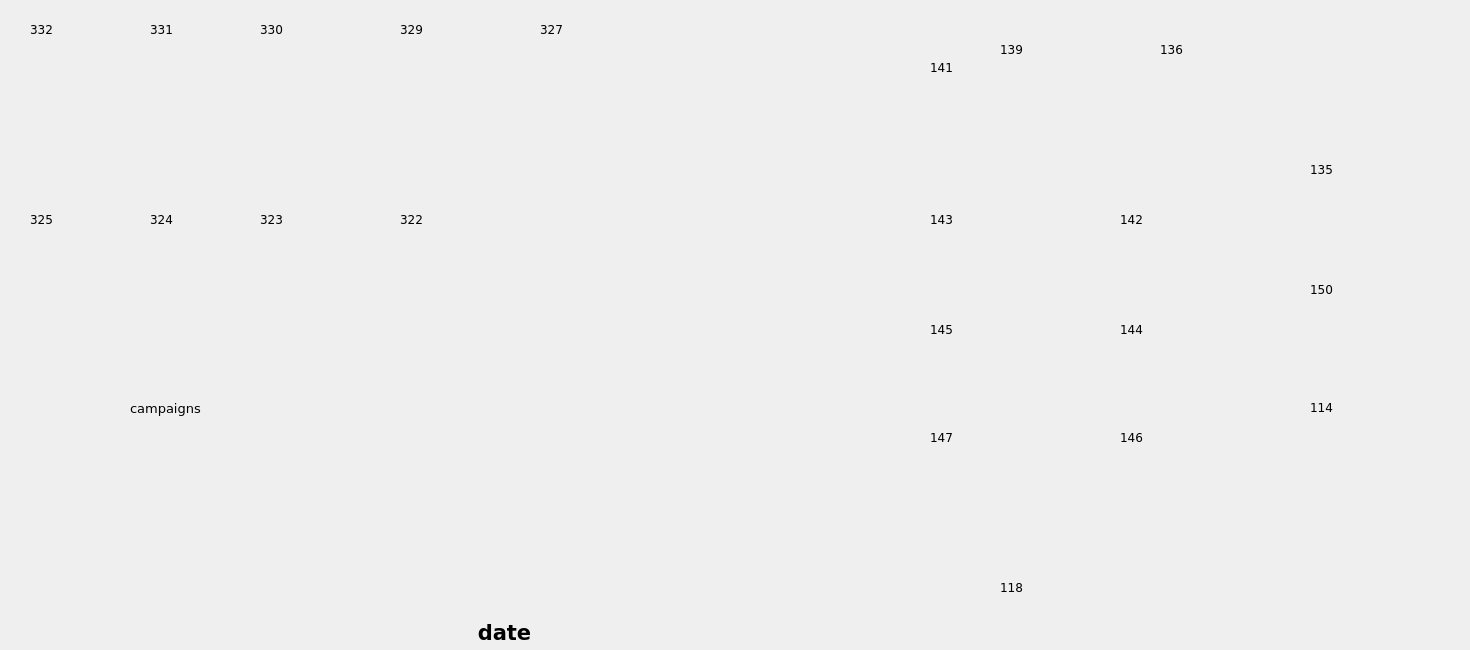
<?xml version="1.0" encoding="UTF-8"?>
<ui version="4.0">
 <class>Dialog</class>
 <widget class="QDialog" name="Dialog">
  <property name="geometry">
   <rect>
    <x>0</x>
    <y>0</y>
    <width>1470</width>
    <height>650</height>
   </rect>
  </property>
  <property name="sizePolicy">
   <sizepolicy hsizetype="Fixed" vsizetype="Fixed">
    <horstretch>0</horstretch>
    <verstretch>0</verstretch>
   </sizepolicy>
  </property>
  <property name="minimumSize">
   <size>
    <width>1470</width>
    <height>650</height>
   </size>
  </property>
  <property name="maximumSize">
   <size>
    <width>1470</width>
    <height>650</height>
   </size>
  </property>
  <property name="windowTitle">
   <string>Map</string>
  </property>
  <widget class="QLabel" name="map">
   <property name="geometry">
    <rect>
     <x>0</x>
     <y>0</y>
     <width>1470</width>
     <height>650</height>
    </rect>
   </property>
   <property name="text">
    <string/>
   </property>
   <property name="pixmap">
    <pixmap>ProductionFloorBlank.png</pixmap>
   </property>
  </widget>
  <widget class="QLabel" name="room_332">
   <property name="geometry">
    <rect>
     <x>30</x>
     <y>22</y>
     <width>100</width>
     <height>138</height>
    </rect>
   </property>
   <property name="font">
    <font>
     <family>Verdana</family>
    </font>
   </property>
   <property name="text">
    <string>332</string>
   </property>
   <property name="alignment">
    <set>Qt::AlignLeading|Qt::AlignLeft|Qt::AlignTop</set>
   </property>
   <property name="wordWrap">
    <bool>true</bool>
   </property>
  </widget>
  <widget class="QLabel" name="room_331">
   <property name="geometry">
    <rect>
     <x>150</x>
     <y>22</y>
     <width>90</width>
     <height>138</height>
    </rect>
   </property>
   <property name="font">
    <font>
     <family>Verdana</family>
    </font>
   </property>
   <property name="text">
    <string>331</string>
   </property>
   <property name="alignment">
    <set>Qt::AlignLeading|Qt::AlignLeft|Qt::AlignTop</set>
   </property>
   <property name="wordWrap">
    <bool>true</bool>
   </property>
  </widget>
  <widget class="QLabel" name="room_330">
   <property name="geometry">
    <rect>
     <x>260</x>
     <y>22</y>
     <width>120</width>
     <height>138</height>
    </rect>
   </property>
   <property name="font">
    <font>
     <family>Verdana</family>
    </font>
   </property>
   <property name="text">
    <string>330</string>
   </property>
   <property name="scaledContents">
    <bool>false</bool>
   </property>
   <property name="alignment">
    <set>Qt::AlignLeading|Qt::AlignLeft|Qt::AlignTop</set>
   </property>
   <property name="wordWrap">
    <bool>true</bool>
   </property>
  </widget>
  <widget class="QLabel" name="room_329">
   <property name="geometry">
    <rect>
     <x>400</x>
     <y>22</y>
     <width>70</width>
     <height>138</height>
    </rect>
   </property>
   <property name="font">
    <font>
     <family>Verdana</family>
    </font>
   </property>
   <property name="text">
    <string>329</string>
   </property>
   <property name="alignment">
    <set>Qt::AlignLeading|Qt::AlignLeft|Qt::AlignTop</set>
   </property>
   <property name="wordWrap">
    <bool>true</bool>
   </property>
  </widget>
  <widget class="QLabel" name="room_327">
   <property name="geometry">
    <rect>
     <x>540</x>
     <y>22</y>
     <width>120</width>
     <height>138</height>
    </rect>
   </property>
   <property name="font">
    <font>
     <family>Verdana</family>
    </font>
   </property>
   <property name="text">
    <string>327</string>
   </property>
   <property name="alignment">
    <set>Qt::AlignLeading|Qt::AlignLeft|Qt::AlignTop</set>
   </property>
   <property name="wordWrap">
    <bool>true</bool>
   </property>
  </widget>
  <widget class="QLabel" name="room_325">
   <property name="geometry">
    <rect>
     <x>30</x>
     <y>212</y>
     <width>100</width>
     <height>138</height>
    </rect>
   </property>
   <property name="font">
    <font>
     <family>Verdana</family>
    </font>
   </property>
   <property name="text">
    <string>325</string>
   </property>
   <property name="alignment">
    <set>Qt::AlignLeading|Qt::AlignLeft|Qt::AlignTop</set>
   </property>
   <property name="wordWrap">
    <bool>true</bool>
   </property>
  </widget>
  <widget class="QLabel" name="room_324">
   <property name="geometry">
    <rect>
     <x>150</x>
     <y>212</y>
     <width>90</width>
     <height>138</height>
    </rect>
   </property>
   <property name="font">
    <font>
     <family>Verdana</family>
    </font>
   </property>
   <property name="text">
    <string>324</string>
   </property>
   <property name="alignment">
    <set>Qt::AlignLeading|Qt::AlignLeft|Qt::AlignTop</set>
   </property>
   <property name="wordWrap">
    <bool>true</bool>
   </property>
  </widget>
  <widget class="QLabel" name="room_323">
   <property name="geometry">
    <rect>
     <x>260</x>
     <y>212</y>
     <width>120</width>
     <height>138</height>
    </rect>
   </property>
   <property name="font">
    <font>
     <family>Verdana</family>
    </font>
   </property>
   <property name="text">
    <string>323</string>
   </property>
   <property name="alignment">
    <set>Qt::AlignLeading|Qt::AlignLeft|Qt::AlignTop</set>
   </property>
   <property name="wordWrap">
    <bool>true</bool>
   </property>
  </widget>
  <widget class="QLabel" name="room_322">
   <property name="geometry">
    <rect>
     <x>400</x>
     <y>212</y>
     <width>70</width>
     <height>138</height>
    </rect>
   </property>
   <property name="font">
    <font>
     <family>Verdana</family>
    </font>
   </property>
   <property name="text">
    <string>322</string>
   </property>
   <property name="alignment">
    <set>Qt::AlignLeading|Qt::AlignLeft|Qt::AlignTop</set>
   </property>
   <property name="wordWrap">
    <bool>true</bool>
   </property>
  </widget>
  <widget class="QLabel" name="room_141">
   <property name="geometry">
    <rect>
     <x>930</x>
     <y>60</y>
     <width>50</width>
     <height>100</height>
    </rect>
   </property>
   <property name="font">
    <font>
     <family>Verdana</family>
    </font>
   </property>
   <property name="text">
    <string>141</string>
   </property>
   <property name="alignment">
    <set>Qt::AlignLeading|Qt::AlignLeft|Qt::AlignTop</set>
   </property>
   <property name="wordWrap">
    <bool>true</bool>
   </property>
  </widget>
  <widget class="QLabel" name="room_139">
   <property name="geometry">
    <rect>
     <x>1000</x>
     <y>42</y>
     <width>80</width>
     <height>68</height>
    </rect>
   </property>
   <property name="font">
    <font>
     <family>Verdana</family>
    </font>
   </property>
   <property name="text">
    <string>139</string>
   </property>
   <property name="alignment">
    <set>Qt::AlignLeading|Qt::AlignLeft|Qt::AlignTop</set>
   </property>
   <property name="wordWrap">
    <bool>true</bool>
   </property>
  </widget>
  <widget class="QLabel" name="room_136">
   <property name="geometry">
    <rect>
     <x>1160</x>
     <y>42</y>
     <width>90</width>
     <height>118</height>
    </rect>
   </property>
   <property name="font">
    <font>
     <family>Verdana</family>
    </font>
   </property>
   <property name="text">
    <string>136</string>
   </property>
   <property name="alignment">
    <set>Qt::AlignLeading|Qt::AlignLeft|Qt::AlignTop</set>
   </property>
   <property name="wordWrap">
    <bool>true</bool>
   </property>
  </widget>
  <widget class="QLabel" name="room_142">
   <property name="geometry">
    <rect>
     <x>1120</x>
     <y>212</y>
     <width>130</width>
     <height>108</height>
    </rect>
   </property>
   <property name="font">
    <font>
     <family>Verdana</family>
    </font>
   </property>
   <property name="text">
    <string>142</string>
   </property>
   <property name="alignment">
    <set>Qt::AlignLeading|Qt::AlignLeft|Qt::AlignTop</set>
   </property>
   <property name="wordWrap">
    <bool>true</bool>
   </property>
  </widget>
  <widget class="QLabel" name="room_146">
   <property name="geometry">
    <rect>
     <x>1120</x>
     <y>322</y>
     <width>130</width>
     <height>108</height>
    </rect>
   </property>
   <property name="font">
    <font>
     <family>Verdana</family>
    </font>
   </property>
   <property name="text">
    <string>144</string>
   </property>
   <property name="alignment">
    <set>Qt::AlignLeading|Qt::AlignLeft|Qt::AlignTop</set>
   </property>
   <property name="wordWrap">
    <bool>true</bool>
   </property>
  </widget>
  <widget class="QLabel" name="room_148">
   <property name="geometry">
    <rect>
     <x>1120</x>
     <y>430</y>
     <width>130</width>
     <height>110</height>
    </rect>
   </property>
   <property name="font">
    <font>
     <family>Verdana</family>
    </font>
   </property>
   <property name="text">
    <string>146</string>
   </property>
   <property name="alignment">
    <set>Qt::AlignLeading|Qt::AlignLeft|Qt::AlignTop</set>
   </property>
   <property name="wordWrap">
    <bool>true</bool>
   </property>
  </widget>
  <widget class="QLabel" name="room_147">
   <property name="geometry">
    <rect>
     <x>930</x>
     <y>430</y>
     <width>130</width>
     <height>110</height>
    </rect>
   </property>
   <property name="font">
    <font>
     <family>Verdana</family>
    </font>
   </property>
   <property name="text">
    <string>147</string>
   </property>
   <property name="alignment">
    <set>Qt::AlignLeading|Qt::AlignLeft|Qt::AlignTop</set>
   </property>
   <property name="wordWrap">
    <bool>true</bool>
   </property>
  </widget>
  <widget class="QLabel" name="room_145">
   <property name="geometry">
    <rect>
     <x>930</x>
     <y>322</y>
     <width>130</width>
     <height>108</height>
    </rect>
   </property>
   <property name="font">
    <font>
     <family>Verdana</family>
    </font>
   </property>
   <property name="text">
    <string>145</string>
   </property>
   <property name="alignment">
    <set>Qt::AlignLeading|Qt::AlignLeft|Qt::AlignTop</set>
   </property>
   <property name="wordWrap">
    <bool>true</bool>
   </property>
  </widget>
  <widget class="QLabel" name="room_143">
   <property name="geometry">
    <rect>
     <x>930</x>
     <y>212</y>
     <width>130</width>
     <height>108</height>
    </rect>
   </property>
   <property name="font">
    <font>
     <family>Verdana</family>
    </font>
   </property>
   <property name="text">
    <string>143</string>
   </property>
   <property name="alignment">
    <set>Qt::AlignLeading|Qt::AlignLeft|Qt::AlignTop</set>
   </property>
   <property name="wordWrap">
    <bool>true</bool>
   </property>
  </widget>
  <widget class="QLabel" name="room_118">
   <property name="geometry">
    <rect>
     <x>1000</x>
     <y>580</y>
     <width>100</width>
     <height>70</height>
    </rect>
   </property>
   <property name="font">
    <font>
     <family>Verdana</family>
    </font>
   </property>
   <property name="text">
    <string>118</string>
   </property>
   <property name="alignment">
    <set>Qt::AlignLeading|Qt::AlignLeft|Qt::AlignTop</set>
   </property>
   <property name="wordWrap">
    <bool>true</bool>
   </property>
  </widget>
  <widget class="QLabel" name="campaigns">
   <property name="geometry">
    <rect>
     <x>130</x>
     <y>400</y>
     <width>780</width>
     <height>250</height>
    </rect>
   </property>
   <property name="font">
    <font>
     <family>Verdana</family>
     <pointsize>10</pointsize>
    </font>
   </property>
   <property name="text">
    <string>campaigns</string>
   </property>
   <property name="alignment">
    <set>Qt::AlignLeading|Qt::AlignLeft|Qt::AlignTop</set>
   </property>
  </widget>
  <widget class="QLabel" name="date">
   <property name="geometry">
    <rect>
     <x>379</x>
     <y>620</y>
     <width>251</width>
     <height>31</height>
    </rect>
   </property>
   <property name="font">
    <font>
     <family>Verdana</family>
     <pointsize>16</pointsize>
     <weight>75</weight>
     <bold>true</bold>
    </font>
   </property>
   <property name="text">
    <string>date</string>
   </property>
   <property name="alignment">
    <set>Qt::AlignHCenter|Qt::AlignTop</set>
   </property>
  </widget>
  <widget class="QLabel" name="room_135">
   <property name="geometry">
    <rect>
     <x>1310</x>
     <y>162</y>
     <width>130</width>
     <height>118</height>
    </rect>
   </property>
   <property name="font">
    <font>
     <family>Verdana</family>
    </font>
   </property>
   <property name="text">
    <string>135</string>
   </property>
   <property name="alignment">
    <set>Qt::AlignLeading|Qt::AlignLeft|Qt::AlignTop</set>
   </property>
   <property name="wordWrap">
    <bool>true</bool>
   </property>
  </widget>
  <widget class="QLabel" name="room_150">
   <property name="geometry">
    <rect>
     <x>1310</x>
     <y>282</y>
     <width>130</width>
     <height>118</height>
    </rect>
   </property>
   <property name="font">
    <font>
     <family>Verdana</family>
    </font>
   </property>
   <property name="text">
    <string>150</string>
   </property>
   <property name="alignment">
    <set>Qt::AlignLeading|Qt::AlignLeft|Qt::AlignTop</set>
   </property>
   <property name="wordWrap">
    <bool>true</bool>
   </property>
  </widget>
  <widget class="QLabel" name="room_114">
   <property name="geometry">
    <rect>
     <x>1310</x>
     <y>400</y>
     <width>130</width>
     <height>140</height>
    </rect>
   </property>
   <property name="font">
    <font>
     <family>Verdana</family>
    </font>
   </property>
   <property name="text">
    <string>114</string>
   </property>
   <property name="alignment">
    <set>Qt::AlignLeading|Qt::AlignLeft|Qt::AlignTop</set>
   </property>
   <property name="wordWrap">
    <bool>true</bool>
   </property>
  </widget>
 </widget>
 <resources/>
 <connections/>
</ui>
